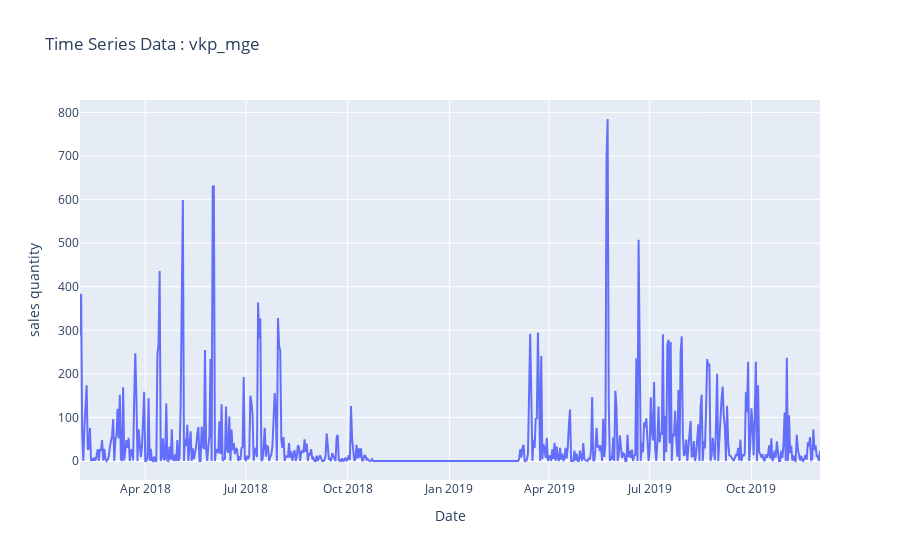
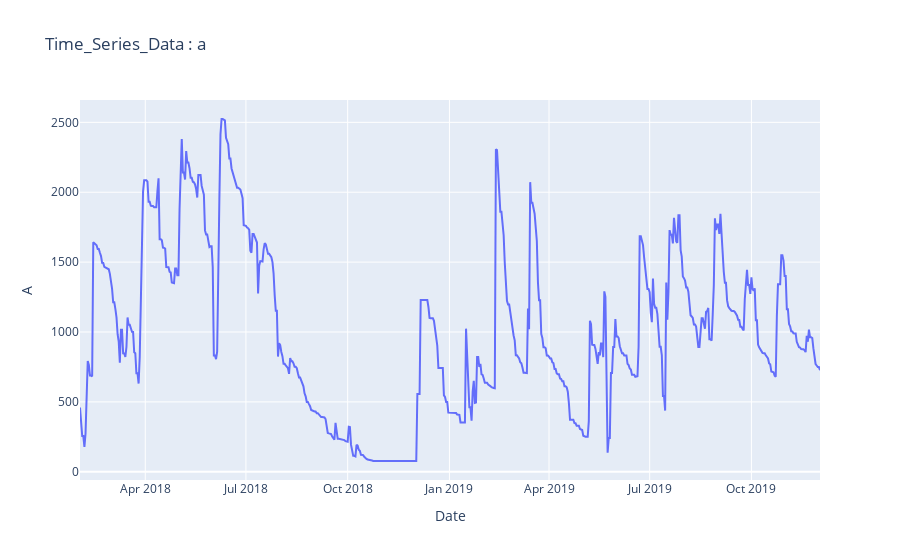

The cell these charts' notebook holds for them, in order:
### Code cell
## Plotting the target variable


fig1 = go.Figure()
fig2 = go.Figure()
fig1.add_trace(go.Scatter(x=data.index.tolist(), y=data["vkmge"], mode = "lines" ,name = "Sales"))
fig2.add_trace(go.Scatter(x=data.index.tolist(), y=data["a"], mode = "lines" ,name = "Sales"))

fig1.update_layout(title='Time Series Data : vkp_mge', xaxis_title='Date', yaxis_title='sales quantity')
fig2.update_layout(title = 'Time_Series_Data : a', xaxis_title = 'Date', yaxis_title = "A")
fig1.show()
fig2.show()

### Figure 1 — Plotly figure (JSON) as saved in the notebook; plotly's stock layout.template omitted (floating-point values rounded to 4 significant figures; data arrays with more than 128 entries replaced by an {"elided": "..."} marker saying what was removed)
{"data": [{"mode": "lines", "name": "Sales", "type": "scatter", "x": {"elided": "670 str values"}, "y": {"elided": "670 int values"}}], "layout": {"title": {"text": "Time Series Data : vkp_mge"}, "xaxis": {"title": {"text": "Date"}}, "yaxis": {"title": {"text": "sales quantity"}}}}

### Figure 2 — Plotly figure (JSON) as saved in the notebook; plotly's stock layout.template omitted (floating-point values rounded to 4 significant figures; data arrays with more than 128 entries replaced by an {"elided": "..."} marker saying what was removed)
{"data": [{"mode": "lines", "name": "Sales", "type": "scatter", "x": {"elided": "670 str values"}, "y": {"elided": "670 int values"}}], "layout": {"title": {"text": "Time_Series_Data : a"}, "xaxis": {"title": {"text": "Date"}}, "yaxis": {"title": {"text": "A"}}}}
